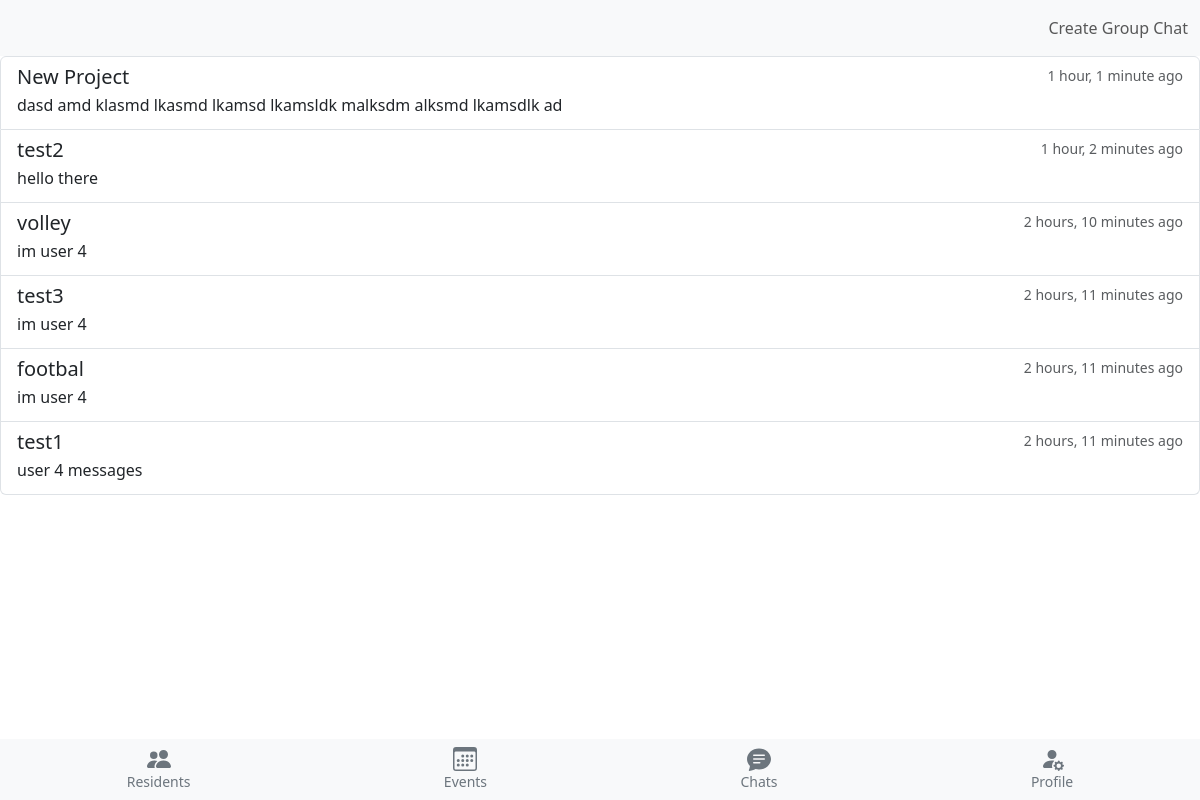
The page /chats/ (signed in) on the database its author committed.
### chatrooms/models.py (models this page shows, shortened)
class Chat(models.Model):
    content = models.CharField(max_length=1000)
    timestamp = models.DateTimeField(auto_now=True)
    user = models.ForeignKey(User, on_delete=models.CASCADE)
    room = models.ForeignKey('ChatRoom', on_delete=models.CASCADE)

class ChatRoom(models.Model):
    id = models.UUIDField(primary_key=True, default=uuid.uuid4, editable=False)
    name = models.CharField(max_length=255)
    description = models.TextField(null=True, blank=True)
    chat_type = models.CharField(
        max_length=7,
        choices=[(tag.name, tag.value) for tag in ChatType],
        default=ChatType.PRIVATE,
    )
    users = models.ManyToManyField(User, through='ChatRoomMembership')
    is_group = models.BooleanField(default=False)

### chatrooms/views.py (the view)
# urls.py: path('chats/', ChatsView.as_view(), name='chats'),
class ChatsView(LoginRequiredMixin, View):
    def get(self, request):
        chatrooms = ChatRoom.objects.filter(users=request.user).distinct()
        chats_with_recipients = []
        for room in chatrooms:
            chat = room.chat_set.order_by('-timestamp').first()
            if chat:
                if room.is_group:
                    chat_name = room.name
                else:
                    recipient = room.users.exclude(id=request.user.id).first()
                    chat_name = recipient.username
                chats_with_recipients.append({'chat': chat, 'chat_name': chat_name,
                                              'room_id': str(room.id)})
        chats_with_recipients.sort(key=lambda x: x['chat'].timestamp, reverse=True)
        return render(request, 'chatrooms/chats.html', {'chats_with_recipients': chats_with_recipients})

### chatrooms/templates/chatrooms/chats.html
{% extends "chatrooms/base.html" %}
{% load humanize %}
{% block navbar %}
<nav class="navbar navbar-light bg-light sticky-top">
    <div class="container-fluid d-flex justify-content-end">
        <div class="navbar-nav">
            <a class="nav-link" href="{% url 'create_group_chat' %}">Create Group Chat</a>
        </div>
    </div>
</nav>
{% endblock %}
{% block content %}
<div class="chat-list-container">
    <div class="list-group">
        {% if chats_with_recipients %}
        {% for item in chats_with_recipients %}
        <a href="{% url 'room' room_uuid=item.room_id %}" class="list-group-item list-group-item-action">
            <div class="d-flex w-100 justify-content-between">
                <h5 class="mb-1">{{ item.chat_name }}</h5>
                <small class="text-body-secondary">{{ item.chat.timestamp|timesince }} ago</small>
            </div>
            <p class="mb-1">{{ item.chat.content }}</p>
        </a>
        {% endfor %}
        {% else %}
        <p>No messages yet.</p>
        {% endif %}
    </div>
</div>
{% endblock %}
{% block footer %}
{% include "chatrooms/footer.html" %}
{% endblock %}

### chatrooms/templates/chatrooms/base.html (shortened to what this page needs)
{% load bootstrap5 %}
{% load humanize %}
{% bootstrap_css %}
{% load static %}
<!DOCTYPE html>
<html lang="en">
<head>
    <link rel="stylesheet" type="text/css" href="{% static 'style.css' %}">
</head>
<body>
{% block navbar %}
{% endblock %}
{% block content %}{% endblock %}
<footer>
    {% block footer %} {% endblock %}
</footer>
</body>
</html>

### chatrooms/templates/chatrooms/footer.html (shortened to what this page needs)
<nav class="navbar fixed-bottom navbar-light bg-light navbar-icons">
    <div class="d-flex justify-content-around w-100">
        <a class="nav-link text-center" href="{% url 'user-list' %}">
            <small class="d-block">Residents</small>
        </a>
        <a class="nav-link text-center" href="#">
            <small class="d-block">Events</small>
        </a>
        {% if request.user.get_last_chatroom %}
        <a class="nav-link text-center" href="{% url 'room' room_name=request.user.get_last_chatroom.name %}">
            <svg xmlns="http://www.w3.org/2000/svg" width="24" height="24" fill="currentColor"
                 class="bi bi-chat-text-fill" viewBox="0 0 16 16">
                <path d="M16 8c0 3.866-3.582 7-8 7a9.06 9.06 0 0 1-2.347-.306c-.584.296-1.925.864-4.181 1.234-.2.032-.352-.176-.273-.362.354-.836.674-1.95.77-2.966C.744 11.37 0 9.76 0 8c0-3.866 3.582-7 8-7s8 3.134 8 7zM4.5 5a.5.5 0 0 0 0 1h7a.5.5 0 0 0 0-1h-7zm0 2.5a.5.5 0 0 0 0 1h7a.5.5 0 0 0 0-1h-7zm0 2.5a.5.5 0 0 0 0 1h4a.5.5 0 0 0 0-1h-4z"/>
            </svg>
            <small class="d-block">Last Chat</small>
        </a>
        {% else %}
        <a class="nav-link text-center" href="{% url 'chats' %}">
            <small class="d-block">Chats</small>
        </a>
        {% endif %}
        <a class="nav-link text-center" href="{% url 'profile' %}">
            <small class="d-block">Profile</small>
        </a>
    </div>
</nav>

### static/style.css (style rules this page uses)
body { background-color: white; }
a { text-decoration: none; color: inherit; }
.navbar-icons .nav-link svg { fill: #6c757d; }
.navbar-icons .nav-link small { color: #6c757d; }
.sticky-top { position: sticky; top: 0; z-index: 1020; }
.chat-list-container { max-height: 33.4rem; overflow-y: auto; }

### rows shown on the page
Chat: chat_name "New Project", chat.timestamp "1 hour, 1 minute", chat.content "dasd amd klasmd lkasmd lkamsd lkamsldk malksdm alksmd lkamsdlk ad"
Chat: chat_name "test2", chat.timestamp "1 hour, 2 minutes", chat.content "hello there"
Chat: chat_name "volley", chat.timestamp "2 hours, 10 minutes", chat.content "im user 4"
Chat: chat_name "test3", chat.timestamp "2 hours, 11 minutes", chat.content "im user 4"
Chat: chat_name "footbal", chat.timestamp "2 hours, 11 minutes", chat.content "im user 4"
Chat: chat_name "test1", chat.timestamp "2 hours, 11 minutes", chat.content "user 4 messages"
